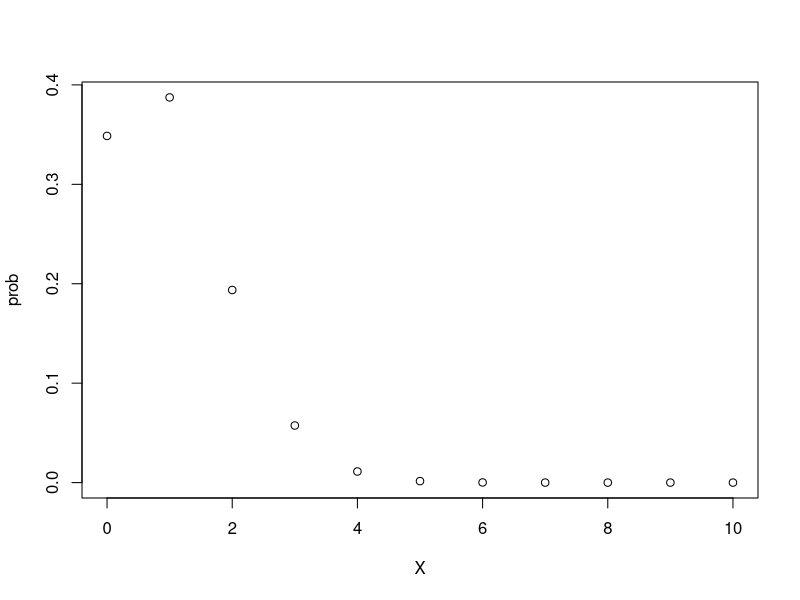
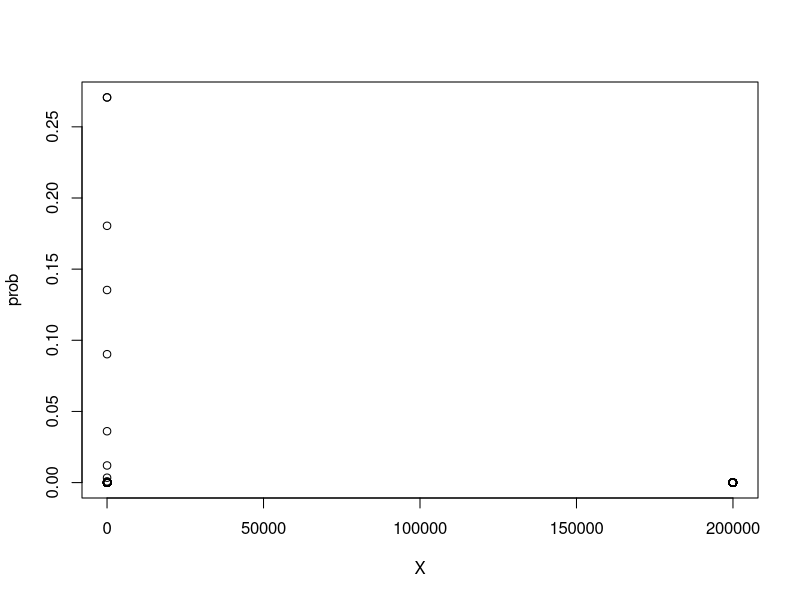
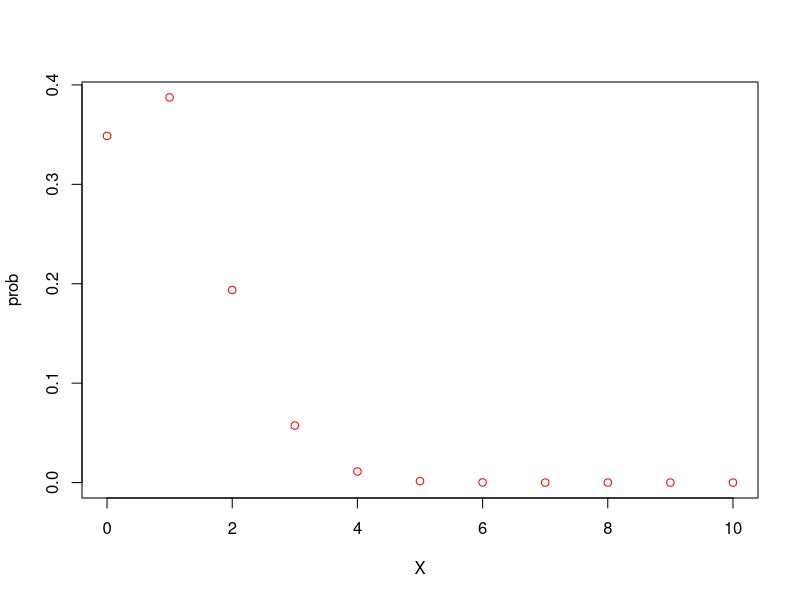
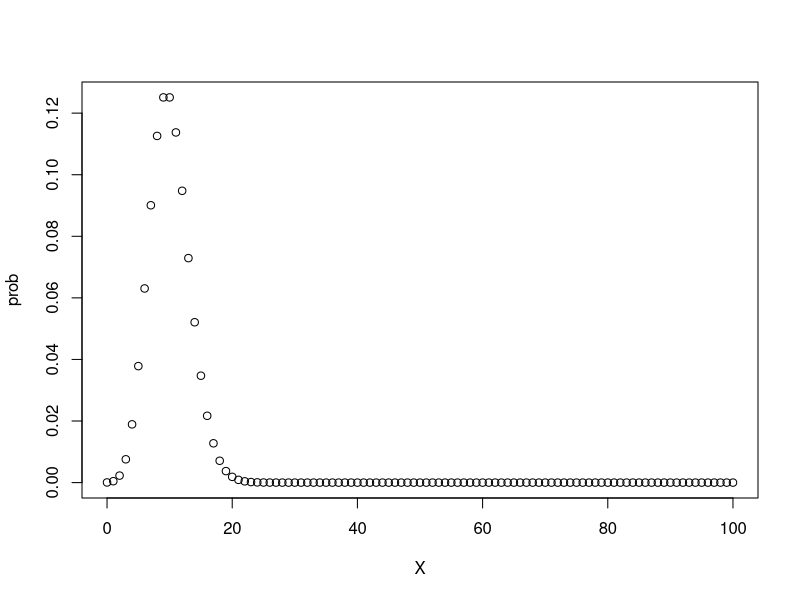
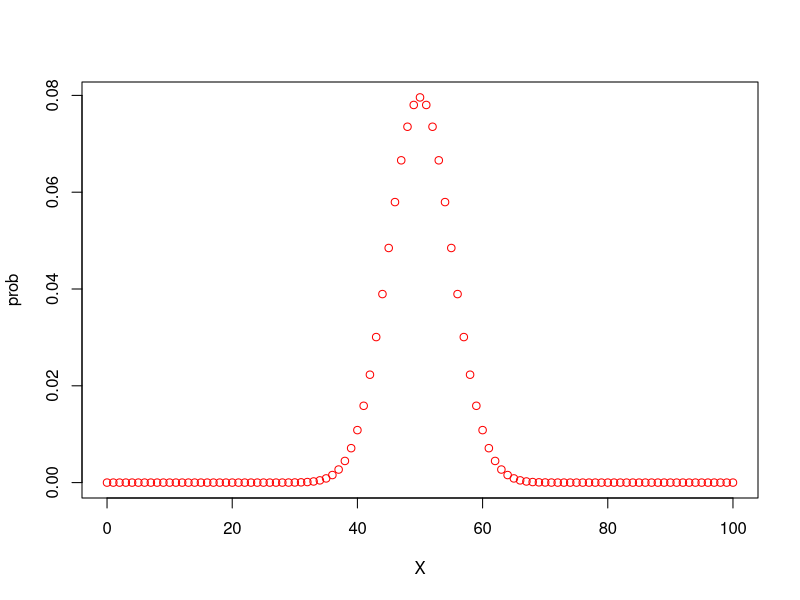
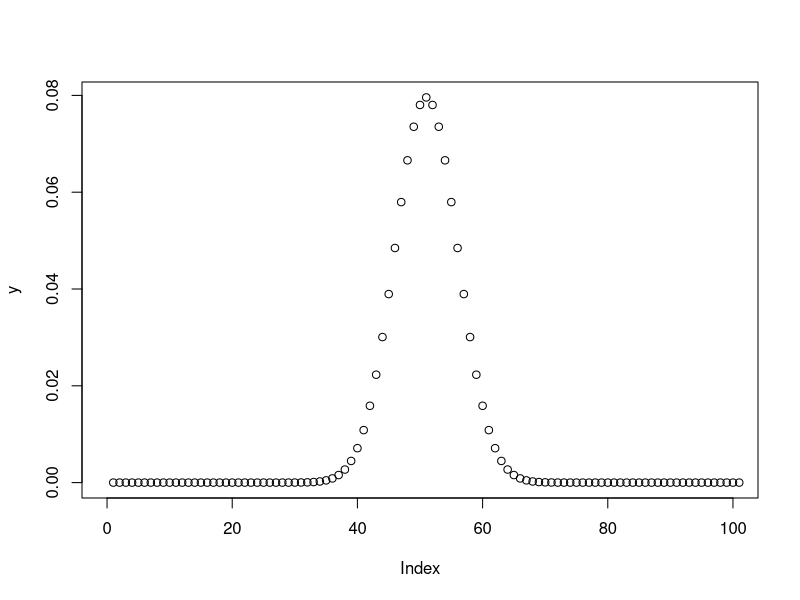
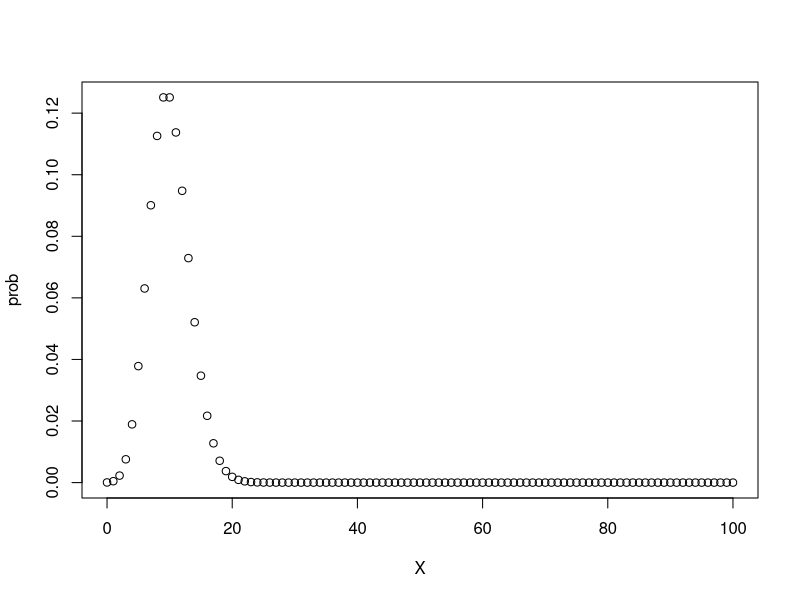

Recreate these plots in R, in order.
#p=0.1,N=10の二項分布の確率質量関数を描いてみよう。

#確率変数は、アタリの回数なので、０から１０
X<-0:10
X

#4C2はこのようにchoose関数を使って書く。
choose(4,2)

#二項係数
bi<-choose(10,X)
bi

#積の法則
seki<-(0.1^X)*((1-0.1)^(10-X))
seki

#確率質量関数を求める
prob<-bi*seki
plot(X,prob)
help(plot)

sum(prob) #和は１であることを確認


#p,Nを決めれば、二項分布の確率質量関数の形が決まる。
binomplot<-function(p,N,color="black"){
  #確率変数は、アタリの回数なので、0からN
  X<-0:N
  #二項係数
  bi<-choose(N,X)
  #積の法則
  seki<-(p^X)*((1-p)^(N-X))
  #確率質量関数を求める
  prob<-bi*seki
  plot(X,prob,col=color)
  return(prob)
  }

sum(binomplot(1/100000,200000)[1:10])
binomplot(0.1,10,"red")
help(dpois)


#pが小さく、nが大きい場合はポアソン分布という近似が成り立つ。
poissonplot<-function(lamda){
  #確率変数は、アタリの回数なので、0からNだが、今回は100までにしておく。
  X<-0:100
  #pポアソン分布の確率質量関数
  prob<-((lamda^X)/gamma(X+1))*exp(-lamda)
  plot(X,prob)
  return(prob)
}
x<-poissonplot(10)
y<-binomplot(0.5,100,"red")

plot(y,xlim=c(0,100))

jidou<-poissonplot(10)
1-sum(jidou[0:19])
